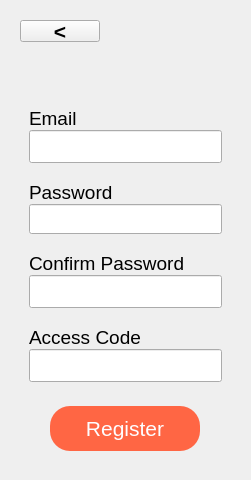
      <widget class="QWidget" name="SuperUserRegisterPage">
       <layout class="QVBoxLayout" name="verticalLayout_7">
        <property name="spacing">
         <number>0</number>
        </property>
        <item alignment="Qt::AlignLeft">
         <widget class="QFrame" name="frame_8">
          <property name="minimumSize">
           <size>
            <width>0</width>
            <height>40</height>
           </size>
          </property>
          <property name="maximumSize">
           <size>
            <width>16777215</width>
            <height>40</height>
           </size>
          </property>
          <property name="frameShape">
           <enum>QFrame::NoFrame</enum>
          </property>
          <property name="frameShadow">
           <enum>QFrame::Raised</enum>
          </property>
          <layout class="QVBoxLayout" name="verticalLayout_10">
           <item>
            <widget class="QPushButton" name="RegisterBack_pushButton">
             <property name="font">
              <font>
               <family>Helvetica</family>
               <pointsize>16</pointsize>
               <weight>75</weight>
               <bold>true</bold>
              </font>
             </property>
             <property name="styleSheet">
              <string notr="true">QPushButton {
	border:0xp;
}

QPushButton:hover {
	color: rgb(76, 175, 255);
}

QPushButton:pressed {
	color: rgb(50, 138, 224);
}</string>
             </property>
             <property name="text">
              <string>&lt;</string>
             </property>
            </widget>
           </item>
          </layout>
         </widget>
        </item>
        <item>
         <widget class="QFrame" name="frame_6">
          <property name="frameShape">
           <enum>QFrame::NoFrame</enum>
          </property>
          <property name="frameShadow">
           <enum>QFrame::Raised</enum>
          </property>
          <layout class="QVBoxLayout" name="verticalLayout_9" stretch="1,10,2">
           <item alignment="Qt::AlignHCenter">
            <widget class="QFrame" name="frame_7">
             <property name="frameShape">
              <enum>QFrame::NoFrame</enum>
             </property>
             <property name="frameShadow">
              <enum>QFrame::Raised</enum>
             </property>
             <layout class="QVBoxLayout" name="verticalLayout_8">
              <item>
               <widget class="QLabel" name="label_3">
                <property name="maximumSize">
                 <size>
                  <width>140</width>
                  <height>35</height>
                 </size>
                </property>
                <property name="text">
                 <string/>
                </property>
                <property name="pixmap">
                 <pixmap>OnlineComputerStore-randy_dev/Resources/Icons/XPACE_LOGO.png</pixmap>
                </property>
                <property name="scaledContents">
                 <bool>true</bool>
                </property>
               </widget>
              </item>
             </layout>
            </widget>
           </item>
           <item>
            <widget class="QFrame" name="frame_9">
             <property name="font">
              <font>
               <pointsize>16</pointsize>
              </font>
             </property>
             <property name="frameShape">
              <enum>QFrame::NoFrame</enum>
             </property>
             <property name="frameShadow">
              <enum>QFrame::Raised</enum>
             </property>
             <layout class="QVBoxLayout" name="verticalLayout_11">
              <property name="spacing">
               <number>0</number>
              </property>
              <property name="leftMargin">
               <number>0</number>
              </property>
              <property name="topMargin">
               <number>0</number>
              </property>
              <property name="rightMargin">
               <number>0</number>
              </property>
              <property name="bottomMargin">
               <number>0</number>
              </property>
              <item>
               <widget class="QFrame" name="frame_12">
                <property name="frameShape">
                 <enum>QFrame::NoFrame</enum>
                </property>
                <property name="frameShadow">
                 <enum>QFrame::Raised</enum>
                </property>
                <layout class="QVBoxLayout" name="verticalLayout_12">
                 <property name="spacing">
                  <number>0</number>
                 </property>
                 <item>
                  <widget class="QLabel" name="label_5">
                   <property name="font">
                    <font>
                     <family>Helvetica</family>
                     <pointsize>14</pointsize>
                    </font>
                   </property>
                   <property name="text">
                    <string>Email</string>
                   </property>
                  </widget>
                 </item>
                 <item>
                  <widget class="QLineEdit" name="SuperUserEmail_lineEdit">
                   <property name="minimumSize">
                    <size>
                     <width>0</width>
                     <height>30</height>
                    </size>
                   </property>
                   <property name="font">
                    <font>
                     <family>Helvetica</family>
                    </font>
                   </property>
                  </widget>
                 </item>
                </layout>
               </widget>
              </item>
              <item>
               <widget class="QFrame" name="frame_13">
                <property name="frameShape">
                 <enum>QFrame::NoFrame</enum>
                </property>
                <property name="frameShadow">
                 <enum>QFrame::Raised</enum>
                </property>
                <layout class="QVBoxLayout" name="verticalLayout_13">
                 <property name="spacing">
                  <number>0</number>
                 </property>
                 <item>
                  <widget class="QLabel" name="label_6">
                   <property name="font">
                    <font>
                     <family>Helvetica</family>
                     <pointsize>14</pointsize>
                    </font>
                   </property>
                   <property name="text">
                    <string>Password</string>
                   </property>
                  </widget>
                 </item>
                 <item>
                  <widget class="QLineEdit" name="SuperUserPassword_lineEdit">
                   <property name="minimumSize">
                    <size>
                     <width>0</width>
                     <height>30</height>
                    </size>
                   </property>
                   <property name="font">
                    <font>
                     <family>Helvetica</family>
                     <pointsize>13</pointsize>
                    </font>
                   </property>
                   <property name="echoMode">
                    <enum>QLineEdit::Password</enum>
                   </property>
                  </widget>
                 </item>
                </layout>
               </widget>
              </item>
              <item>
               <widget class="QFrame" name="frame_14">
                <property name="frameShape">
                 <enum>QFrame::NoFrame</enum>
                </property>
                <property name="frameShadow">
                 <enum>QFrame::Raised</enum>
                </property>
                <layout class="QVBoxLayout" name="verticalLayout_14">
                 <property name="spacing">
                  <number>0</number>
                 </property>
                 <item>
                  <widget class="QLabel" name="label_7">
                   <property name="font">
                    <font>
                     <family>Helvetica</family>
                     <pointsize>14</pointsize>
                    </font>
                   </property>
                   <property name="text">
                    <string>Confirm Password</string>
                   </property>
                  </widget>
                 </item>
                 <item>
                  <widget class="QLineEdit" name="SuperUserConfirmPassword_lineEdit">
                   <property name="minimumSize">
                    <size>
                     <width>0</width>
                     <height>30</height>
                    </size>
                   </property>
                   <property name="font">
                    <font>
                     <family>Helvetica</family>
                    </font>
                   </property>
                   <property name="echoMode">
                    <enum>QLineEdit::Password</enum>
                   </property>
                  </widget>
                 </item>
                </layout>
               </widget>
              </item>
              <item>
               <widget class="QFrame" name="frame_15">
                <property name="frameShape">
                 <enum>QFrame::NoFrame</enum>
                </property>
                <property name="frameShadow">
                 <enum>QFrame::Raised</enum>
                </property>
                <layout class="QVBoxLayout" name="verticalLayout_16">
                 <property name="spacing">
                  <number>0</number>
                 </property>
                 <item>
                  <widget class="QLabel" name="label_8">
                   <property name="font">
                    <font>
                     <family>Helvetica</family>
                     <pointsize>14</pointsize>
                     <weight>50</weight>
                     <bold>false</bold>
                    </font>
                   </property>
                   <property name="text">
                    <string>Access Code</string>
                   </property>
                  </widget>
                 </item>
                 <item>
                  <widget class="QLineEdit" name="SuperUserAccessCode_lineEdit">
                   <property name="minimumSize">
                    <size>
                     <width>0</width>
                     <height>30</height>
                    </size>
                   </property>
                   <property name="font">
                    <font>
                     <family>Helvetica</family>
                    </font>
                   </property>
                   <property name="echoMode">
                    <enum>QLineEdit::Password</enum>
                   </property>
                  </widget>
                 </item>
                </layout>
               </widget>
              </item>
             </layout>
            </widget>
           </item>
           <item alignment="Qt::AlignHCenter">
            <widget class="QFrame" name="frame_10">
             <property name="frameShape">
              <enum>QFrame::NoFrame</enum>
             </property>
             <property name="frameShadow">
              <enum>QFrame::Raised</enum>
             </property>
             <layout class="QVBoxLayout" name="verticalLayout_15">
              <item>
               <widget class="QPushButton" name="superUserRegister_pushButton">
                <property name="minimumSize">
                 <size>
                  <width>150</width>
                  <height>45</height>
                 </size>
                </property>
                <property name="maximumSize">
                 <size>
                  <width>152</width>
                  <height>47</height>
                 </size>
                </property>
                <property name="font">
                 <font>
                  <family>Helvetica</family>
                  <pointsize>16</pointsize>
                 </font>
                </property>
                <property name="styleSheet">
                 <string notr="true">QPushButton {
	color: rgb(254, 253, 255);
	background-color: #FF6644;
	border-radius: 20px;
}

QPushButton:hover {
	background-color: rgb(255, 128, 88);
}

QPushButton:pressed {
	background-color: rgb(225, 91, 61);
}</string>
                </property>
                <property name="text">
                 <string>Register</string>
                </property>
               </widget>
              </item>
             </layout>
            </widget>
           </item>
          </layout>
         </widget>
        </item>
       </layout>
      </widget>
